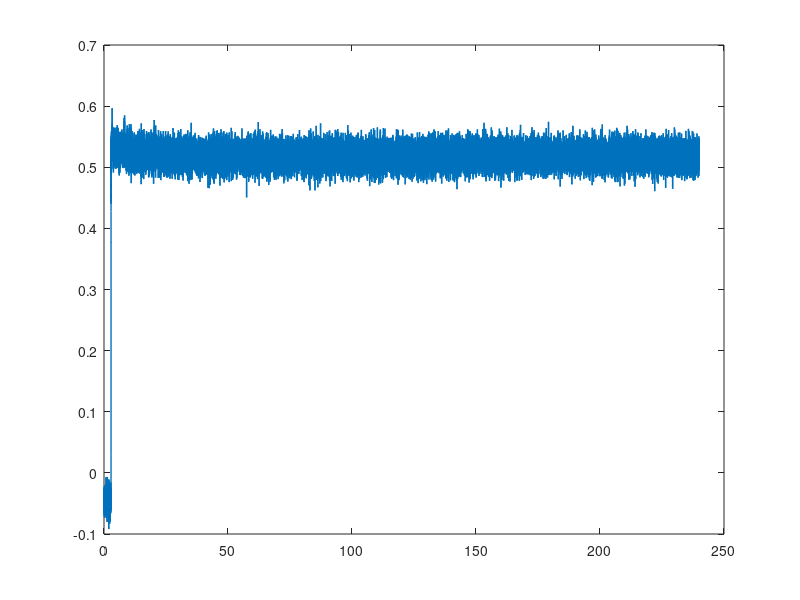

Write MATLAB code to recreate this figure. (Note: this script raises an error after producing the figure.)
close all, clear all, clc

%% 0) Parámetros de muestreo y carga de datos
Fs   = 1000;           % Frecuencia de muestreo [Hz]
dur  = 4 * 60;         % Duración total [s]
N    = Fs * dur;       % Número de muestras
t    = (0:N-1) / Fs;   % Vector tiempo [s]

% Carga de CSV (una columna, sin cabecera)
voltaje = csvread('data_test_100cm_0degree.csv');  

voltaje = -voltaje;
umbral = 0;

if numel(voltaje) ~= N
    warning('Se esperaban %d muestras, pero se han cargado %d.', N, numel(voltaje));
end


%% 1) Media de todos los puntos > 1 V y trazo de recta horizontal
idx = voltaje > umbral;                % máscara de muestras mayores a 1 V
mu  = mean(voltaje(idx))         % media de esas muestras
std = std(voltaje(idx))

figure('Color','w','Position',[100 100 800 400]);
plot(t, voltaje, 'LineWidth',1);   hold on;
yline(mu, '--r', sprintf('Media >1V = %.3f V',mu), ...
      'LineWidth',2, 'LabelHorizontalAlignment','left');
xlabel('Tiempo (s)','FontSize',14,'FontWeight','bold');
ylabel('Voltaje (V)','FontSize',14,'FontWeight','bold');
title('Señal de Voltaje y Media de Puntos > 1 V','FontSize',16);
grid on; box on;
set(gca, 'FontName','Arial','FontSize',12,'TickDir','out','Layer','top');
xlim([0 dur]);

%% 1.1) Histograma de la distribución de puntos > 1 V
figure('Color','w','Position',[120 120 600 400]);
h = histogram(voltaje(idx), 'NumBins', 100, 'Normalization', 'count');
xlabel('Voltaje (V)',        'FontSize',14,'FontWeight','bold');
ylabel('Repetición',         'FontSize',14,'FontWeight','bold');
title('Distribución de Voltajes > 1 V','FontSize',16);
grid on; box on;
set(gca, ...
    'FontName','Arial', ...
    'FontSize',12, ...
    'LineWidth',1, ...
    'TickDir','out', ...
    'Layer','top' ...
);
% Ajuste de estilo del histograma
h.FaceColor = [0.2 0.6 0.8];
h.EdgeColor = [0.1 0.3 0.4];
h.LineWidth = 1;

%% 2) FFT de la señal original y espectro en dB
Y      = fft(voltaje);
nHalf  = floor(N/2);                   
P2     = abs(Y) / N;                   % espectro de dos lados normalizado
P1     = P2(1:nHalf+1);                % extraemos un lado
P1(2:end-1) = 2 * P1(2:end-1);         % doblamos amplitudes excepto DC y Nyquist

f      = Fs * (0:nHalf) / N;           % vector de frecuencias 0–Fs/2
P1dB   = 20*log10(P1);                 % conversión a decibelios

figure('Color','w','Position',[150 150 800 400]);
plot(f, P1dB, 'LineWidth', 1.5);
xlabel('Frecuencia (Hz)',  'FontSize', 14, 'FontWeight', 'bold');
ylabel('Amplitud (dB)',    'FontSize', 14, 'FontWeight', 'bold');
title('Espectro de Frecuencia (FFT) en dB','FontSize', 16);
grid on; box on;
set(gca, ...
    'FontName', 'Arial', ...
    'FontSize', 12, ...
    'LineWidth', 1, ...
    'TickDir', 'out', ...
    'Layer', 'top' ...
);
xlim([0, Fs/2]);

%% 3) Filtro digital pasabajo (Butterworth) y señal filtrada
fc     = 2;                      % frecuencia de corte [Hz]
orden  = 3;                        % orden del filtro
Wn     = fc/(Fs/2);                % frecuencia normalizada
[b,a]  = butter(orden, Wn, 'low'); % diseño del filtro
volt_f = filtfilt(b, a, voltaje);  % filtrado sin desfase


figure('Color','w','Position',[100 100 800 400]);
plot(t, voltaje, 'LineWidth',1);   hold on;
yline(mu, '--r', sprintf('Media >1V = %.3f V',mu), ...
      'LineWidth',2, 'LabelHorizontalAlignment','left');
xlabel('Tiempo (s)','FontSize',14,'FontWeight','bold');
ylabel('Voltaje (V)','FontSize',14,'FontWeight','bold');
title('Señal de Voltaje y Media de Puntos > 1 V','FontSize',16);
grid on; box on;
set(gca, 'FontName','Arial','FontSize',12,'TickDir','out','Layer','top');
xlim([0 dur]);

plot(t, volt_f, 'LineWidth',1.5,'Color','g');
xlabel('Tiempo (s)','FontSize',14,'FontWeight','bold');
ylabel('Voltaje filtrado (V)','FontSize',14,'FontWeight','bold');
title(sprintf('Señal Filtrada Pasabajo (%d Hz, Butterworth orden %d)',fc,orden),'FontSize',16);
grid on; box on;
set(gca, 'FontName','Arial','FontSize',12,'TickDir','out','Layer','top');
xlim([0 dur]);

%% 1.1) Histograma de la distribución de puntos > 1 V

idx_volt_f = volt_f > umbral; 

figure('Color','w','Position',[120 120 600 400]);
h = histogram(volt_f(idx_volt_f), 'NumBins', 1000, 'Normalization', 'count');
xlabel('Voltaje (V)',        'FontSize',14,'FontWeight','bold');
ylabel('Repetición',         'FontSize',14,'FontWeight','bold');
title('Distribución de Voltajes > 1 V','FontSize',16);
grid on; box on;
set(gca, ...
    'FontName','Arial', ...
    'FontSize',12, ...
    'LineWidth',1, ...
    'TickDir','out', ...
    'Layer','top' ...
);
% Ajuste de estilo del histograma
h.FaceColor = [0.2 0.6 0.8];
h.EdgeColor = [0.1 0.3 0.4];
h.LineWidth = 1;
